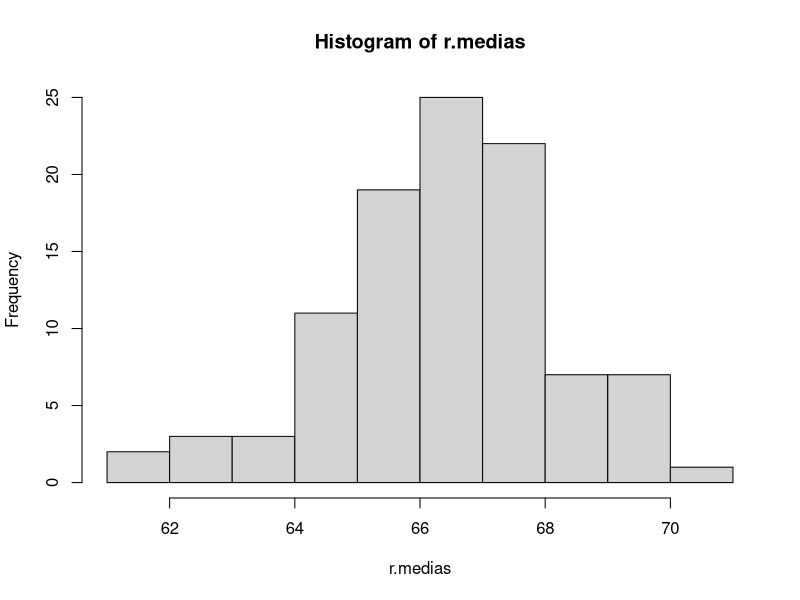
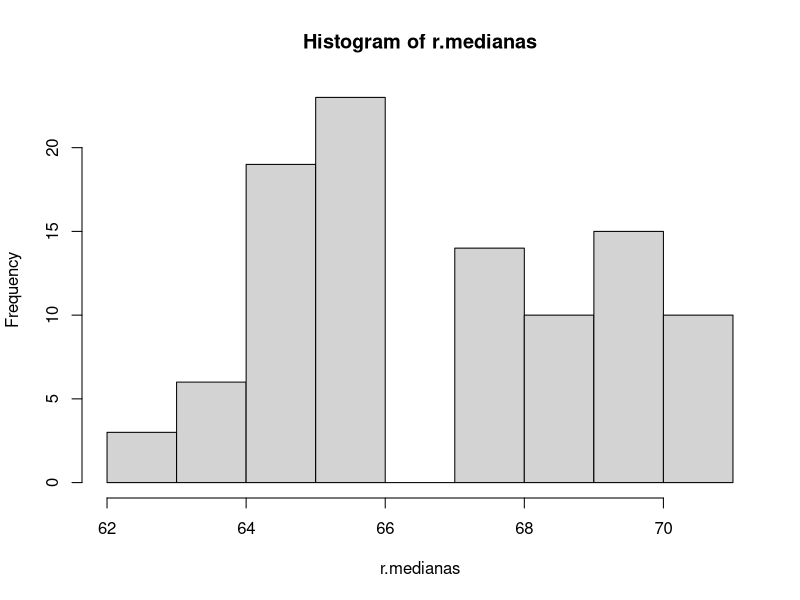

Here is the R script that generated these plots, in order:
#ESMA 3016
#EAF/Noviembre 2014
#Lab18: Bootstrapping
#una muestra normal simulada de 35 notas en un examen
data <- round(rnorm(35, 70, 10))
#Generando una lista de 100 muestras bootstrap de la muestra original  
bootsamples <- lapply(1:100, function(i)
sample(data, replace = T))
#Calculando las medias de las 100 muestras bootstrap
r.medias=sapply(bootsamples,mean)
#Calculando la media de las medias muestrales deberia ser como 70
mean(r.medias)
#Calculando la deviacion estandar (error estandar) de las medias muestrales
#deberia ser aprox 10/sqrt(35)
sd(r.medias)
#Haciendo el histograma de las 100 medias muestrales
hist(r.medias)
#calculando las medianas de las muestrales
r.medianas=sapply(bootsamples,median)
#Calculando la media de las medianas
mean(r.medianas)
#Calculando el error estandar de la mediana
sd(r.medianas)
#valor exaxto es
10*sqrt(pi/70)
hist(r.medianas)